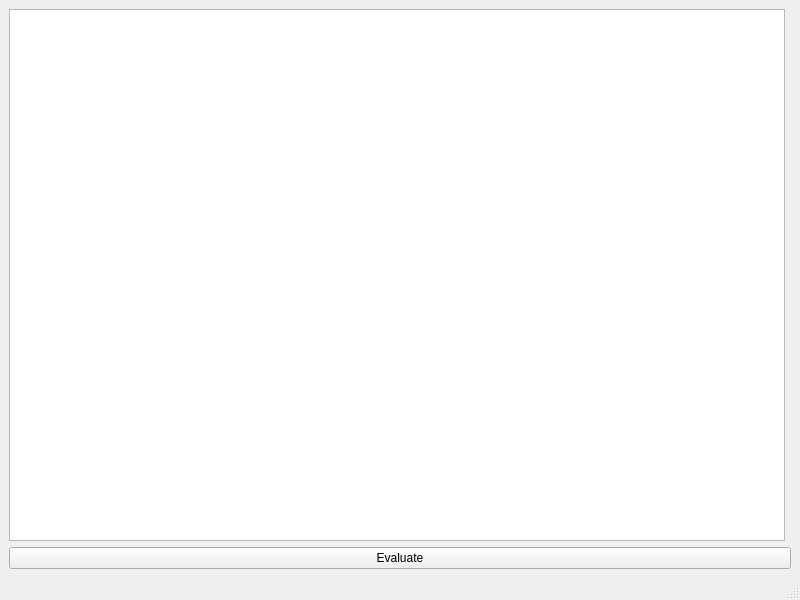
<?xml version="1.0" encoding="UTF-8"?>
<ui version="4.0">
 <class>MainWindow</class>
 <widget class="QMainWindow" name="MainWindow">
  <property name="geometry">
   <rect>
    <x>0</x>
    <y>0</y>
    <width>800</width>
    <height>600</height>
   </rect>
  </property>
  <property name="windowTitle">
   <string>MainWindow</string>
  </property>
  <widget class="QWidget" name="centralwidget">
   <layout class="QGridLayout" name="gridLayout">
    <item row="0" column="0">
     <widget class="QPlainTextEdit" name="plainTextEdit"/>
    </item>
    <item row="1" column="0" colspan="2">
     <widget class="QPushButton" name="pushButton">
      <property name="text">
       <string>Evaluate</string>
      </property>
     </widget>
    </item>
   </layout>
  </widget>
  <widget class="QMenuBar" name="menubar">
   <property name="geometry">
    <rect>
     <x>0</x>
     <y>0</y>
     <width>800</width>
     <height>22</height>
    </rect>
   </property>
  </widget>
  <widget class="QStatusBar" name="statusbar"/>
 </widget>
 <resources/>
 <connections/>
</ui>
